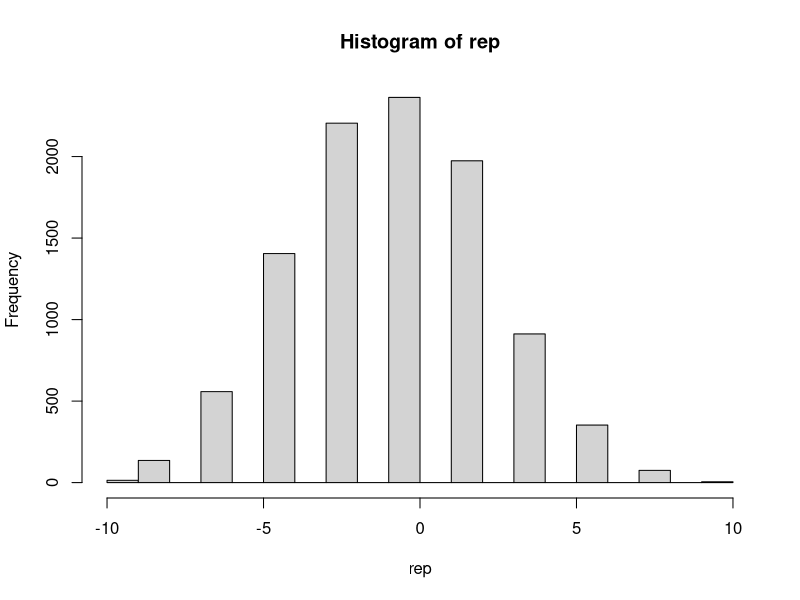
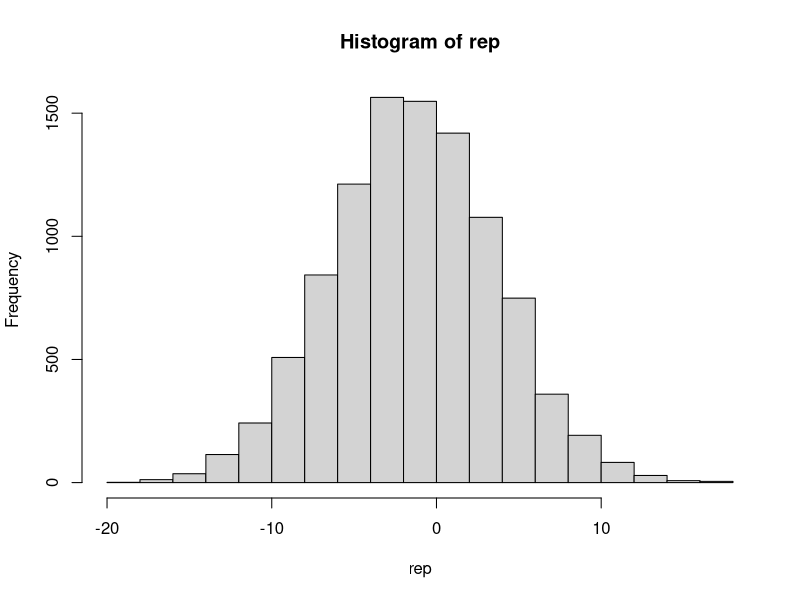
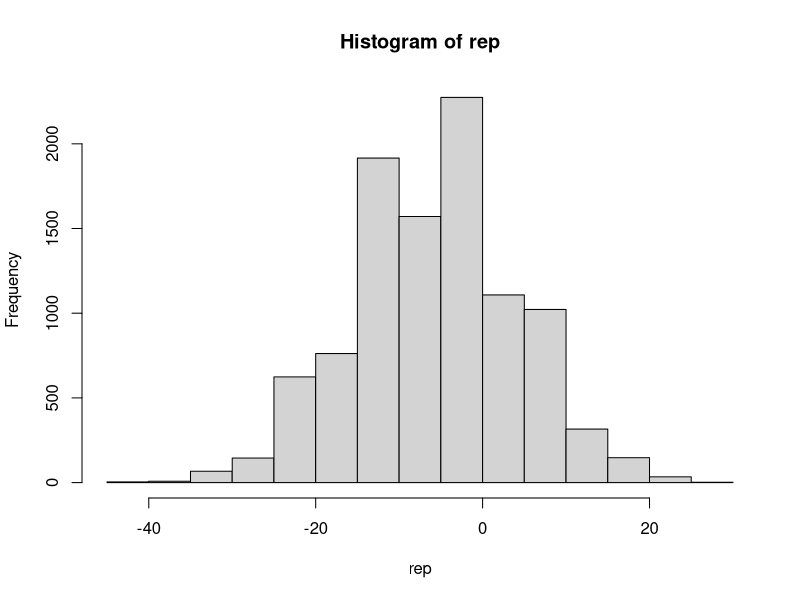
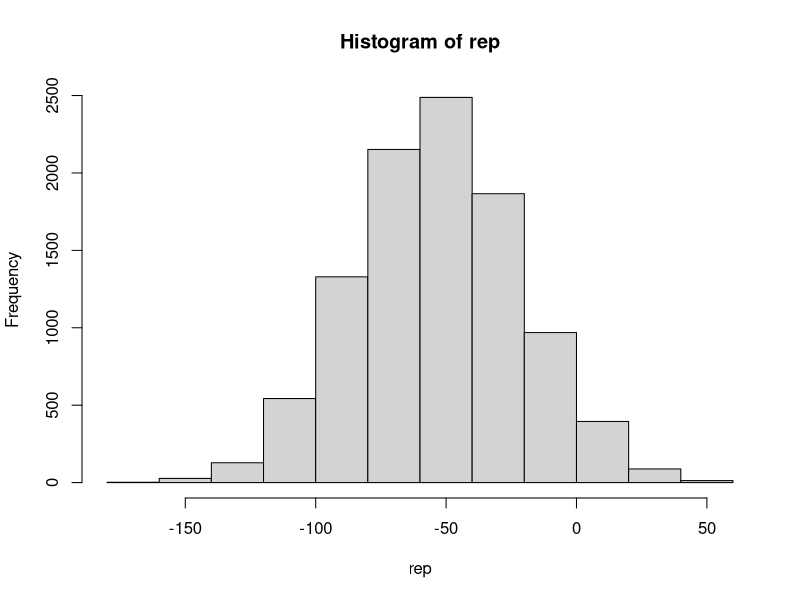
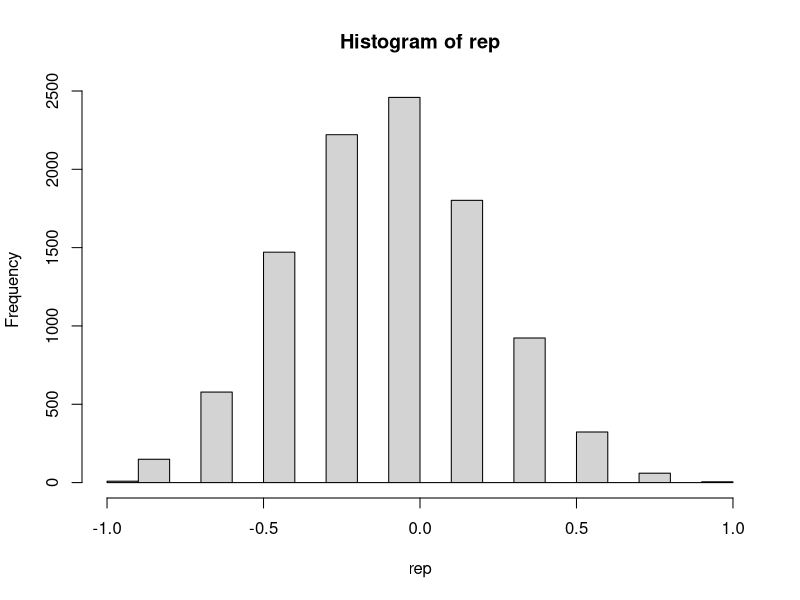
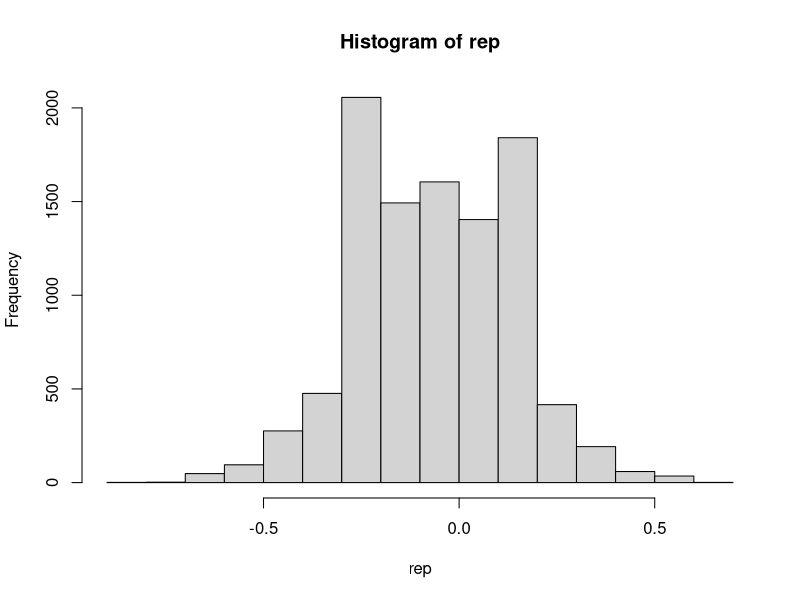
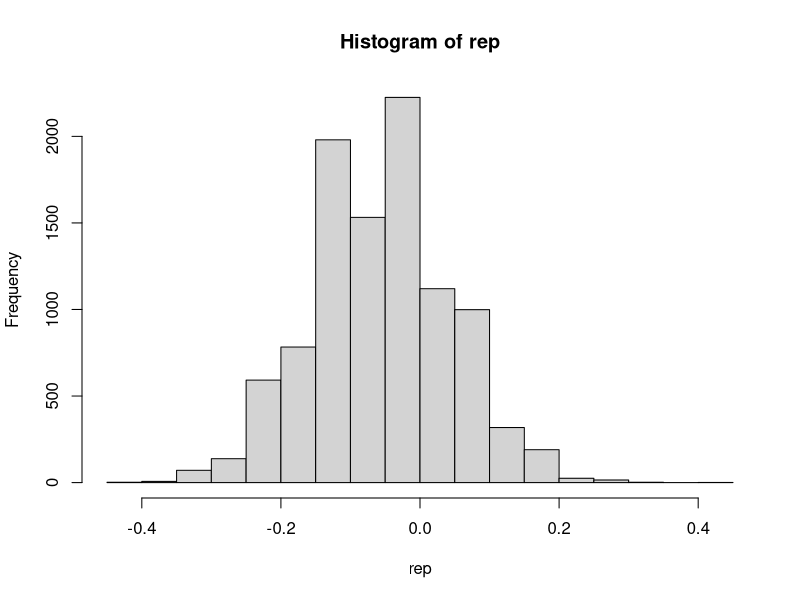
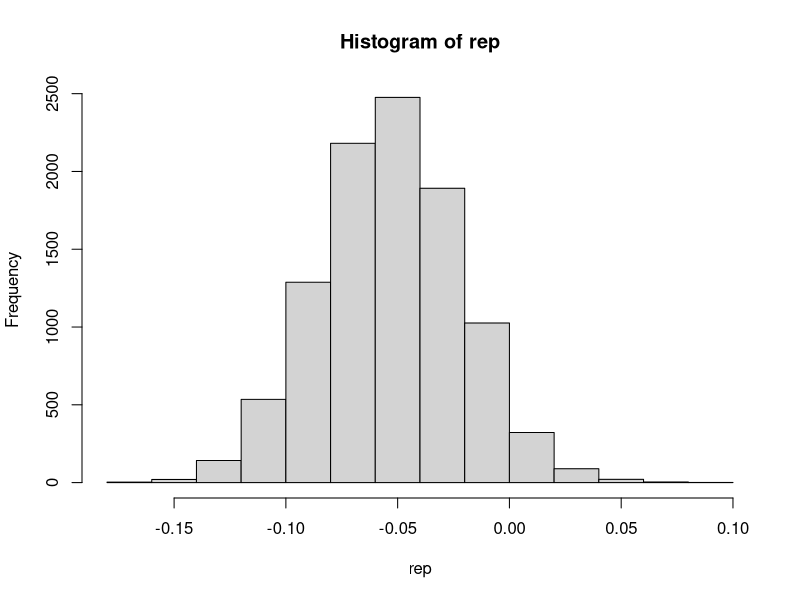

Reproduce these figures in R, in order.
## ---- chunk 1
roullete<-rep(c("black","red","green"),times=c(18,18,2))
get_outcome<-function(n){
  earning<-sample( ifelse( roullete=="black", 1,-1),  n, replace = TRUE)
  sum(earning)
}

get_outcome(1000)

## ---- chunk 2
n<-c(10,25,100,1000)
winning<-function(n){
  rep<-replicate(10000, get_outcome(n))
  mean<-mean(rep,na.rm=T)
  SD<-sd(rep,na.rm=T)
  SE<-SD/sqrt(length(rep))
  c(mean,SD,SE,hist(rep))
} 
s_n<-sapply(n,winning)
s_n

average<-function(n){
  rep<-replicate(10000, get_outcome(n)/n)
  mean<-mean(rep,na.rm=T)
  SD<-sd(rep)
  SE<-SD/sqrt(length(rep))
  c(mean,SD,SE,hist(rep))
} 
s_nn<-sapply(n,average)
s_nn

## ---- chunk 3
play25<-replicate(10000, get_outcome(25))
tab <- table(play25>0)
prop.table(tab)
## ---- chunk 4
casinoloss<-function(n){
  rep<-replicate(10000, get_outcome(n))
  x<-as.numeric(rep>0)
  mean(x)
} 

casinolossp<-sapply(n,casinoloss)
library("ggplot2")
qplot(x=n,y=casinolossp,geom="point")

## ---- chunk 5
default<-rep(c("no","yes"),times=c(98,2))
loss<-function(n){
  foreclosure<-sample(default,n,replace=TRUE)
  y<-as.numeric(foreclosure=="yes")
  z<-120000*sum(y)
  return(z)
}
loss(1000)

## ---- chunk 6
for_rep<-replicate(10000,loss(1000))
summary(for_rep)
hist(for_rep)

## ---- chunk 7
rate<-(100+120000*0.02)/(180000*0.98)

interest<-function(n){
  foreclosure<-sample(default,n,replace=TRUE)
  x<-as.numeric(foreclosure=="no")
  y<-as.numeric(foreclosure=="yes")
  z=180000*rate*sum(x)-120000*sum(y)
  return(z)
}
interest_rep<-replicate(10000,interest(1000))
mean(interest_rep)

## ---- chunk 8
tab<-table(interest_rep<0)
prop.table(tab)
## ---- chunk 9
p<-0.98
Z<-qnorm(0.9995)
rate2<-(Z+(1-p)*sqrt(p*(1-p)))*120000/((p*sqrt(p*(1-p))-Z)*180000)

interest2<-function(n){
  foreclosure<-sample(default,n,replace=TRUE)
  x<-as.numeric(foreclosure=="no")
  y<-as.numeric(foreclosure=="yes")
  z=180000*0.02*sum(x)-120000*sum(y)
  return(z)
}
interest_rep2<-replicate(10000,interest2(1000))
tab2<-table(interest_rep2<0)
prop.table(tab2)
## ---- chunk 10
##your code here
## ---- chunk 11
##your code here
## ---- chunk 12
##your code here
## ---- chunk 13
###your code here
## ---- chunk 14
loan <- 180000
loss_per_foreclosure <- 120000
p2 <- 0.05
interest_rate2 <- 0.05
B <- 10^5
outcomes1 <- replicate(B,{
  sample( c(-loss_per_foreclosure, interest_rate2*loan ), 2, replace=TRUE, prob=c(p2, 1-p2))
})
## ---- chunk 15
sum( outcomes1[1,] < 0 & outcomes1[2,]<0)/sum(outcomes1[1,]<0)
## ---- chunk 16
B <- 10^5
outcomes2 <- replicate(B,{
  add <- sample( c(-0.04,0.04), 1)
  sample( c(-loss_per_foreclosure, interest_rate2*loan ), 2, replace=TRUE, prob=c(p2+add, 1-(p2+add)))
})
## ---- chunk 17
sum( outcomes2[1,] < 0 & outcomes2[2,]<0)/sum(outcomes2[1,]<0)
## ---- chunk 18
###your code here
